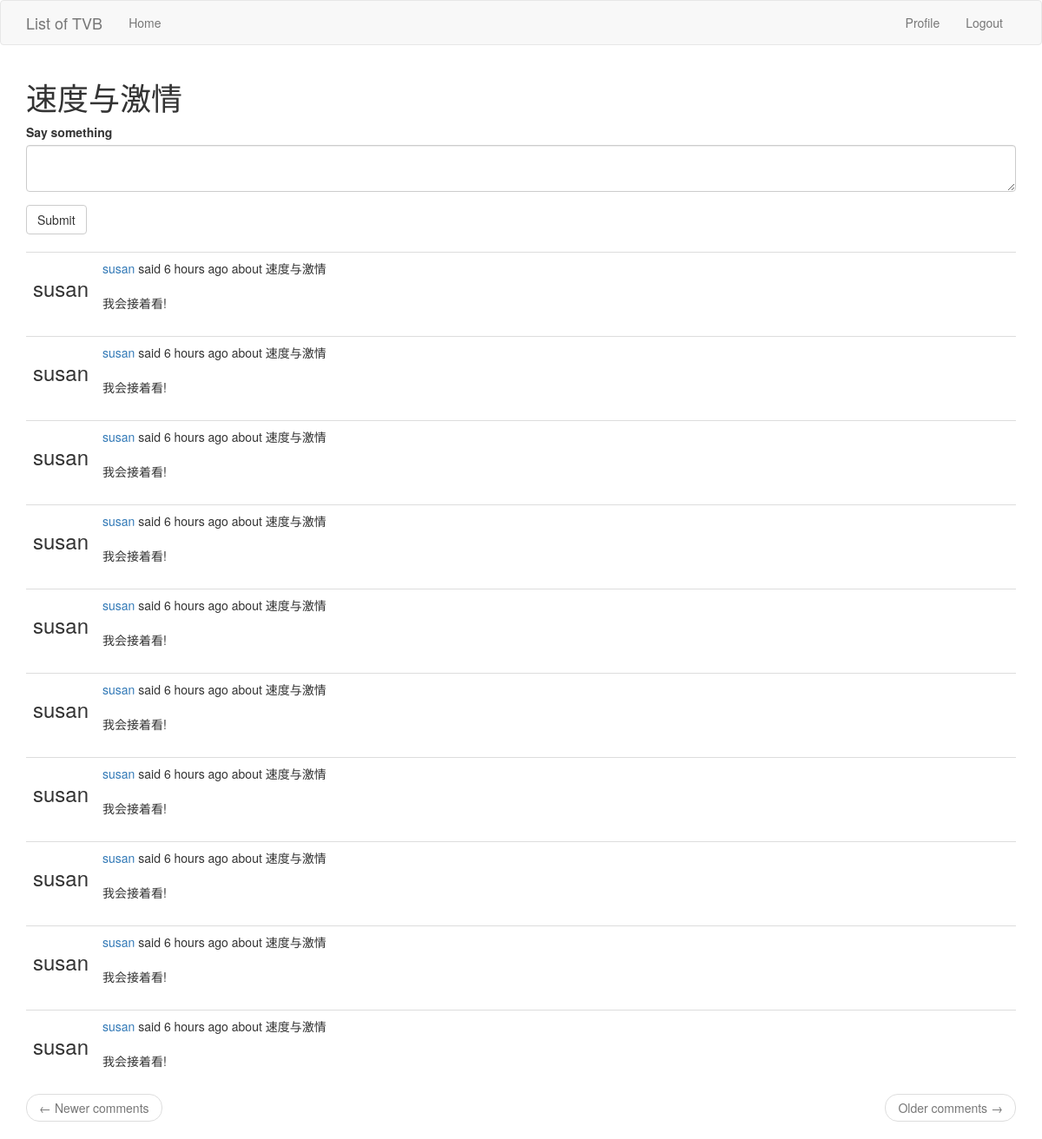
Page /show/2/速度与激情 (signed in) on the committed database.
### app/models.py (models this page shows, shortened)
class Show(db.Model):
    __tablename__ ='show'
    id = db.Column(db.Integer, primary_key=True)
    name = db.Column(db.String(140),unique=True)#show name
    img = db.Column(db.String(140)) #show img url
    timestamp = db.Column(db.DateTime, index=True, default=datetime.utcnow)#time for creating
    info_id = db.relationship('Show_info',backref='show',lazy='dynamic')# the show info of this
    comment_id = db.relationship('Show_info_comment',backref='which_show',lazy='dynamic')# the show info of this

class User(UserMixin, db.Model):
    id = db.Column(db.Integer, primary_key=True)
    username = db.Column(db.String(64), index=True, unique=True)
    email = db.Column(db.String(120), index=True, unique=True)
    password_hash = db.Column(db.String(128))
    posts = db.relationship('Post', backref='author', lazy='dynamic')
    comment = db.relationship('Show_info_comment', backref='comment_author'
                                                           '', lazy='dynamic')
    about_me = db.Column(db.String(140))
    last_seen = db.Column(db.DateTime, default=datetime.utcnow)
    followed = db.relationship(
        'User', secondary=followers,
        primaryjoin=(followers.c.follower_id == id),
        secondaryjoin=(followers.c.followed_id == id),
        backref=db.backref('followers', lazy='dynamic'), lazy='dynamic')

class Show_info_comment(db.Model):
    __tablename__= 'Show_info_comment'
    id = db.Column(db.Integer, primary_key=True)
    show_id = db.Column(db.Integer, db.ForeignKey('show.id'))#评论所属节目
    user_id = db.Column(db.Integer, db.ForeignKey('user.id'))#评论所属人员
    timestamp = db.Column(db.DateTime, index=True, default=datetime.utcnow)#评论时间戳
    text = db.Column(db.Text())

### app/routes.py (the view)
@app.route('/show/<show_id>/<show_name>',methods=['post','get'])
@login_required
def show(show_id,show_name):
    form = CommentForm()
    if form.validate_on_submit():
        comment = Show_info_comment(text=form.comment.data,show_id=show_id,user_id=current_user.id)
        db.session.add(comment)
        db.session.commit()
    result = db.session.query(Show).filter_by(id=show_id).one().comment_id.order_by(Show_info_comment.timestamp.desc()).all()
    ret=[]
    for e in result:
        user = db.session.query(User).filter_by(id=e.user_id).all()[0]
        ret.append({'username':user.username,'comment':e.text,'timestamp':e.timestamp})
    return  render_template('show_comment.html.j2',coms =ret,showname=show_name,form=form)

### app/forms.py
class CommentForm(FlaskForm):
    comment = TextAreaField(_l('Say something'), validators=[DataRequired()])
    submit = SubmitField(_l('Submit'))

### app/models.py (called while the page is built)
@login.user_loader
def load_user(id):
    return User.query.get(int(id))

### app/routes.py (called while the page is built)
@app.before_request
def before_request():
    if current_user.is_authenticated:
        current_user.last_seen = datetime.utcnow()
        db.session.commit()
    g.locale = str(get_locale())

### app/templates/show_comment.html.j2
{% extends "base.html.j2" %}
{% import 'bootstrap/wtf.html' as wtf %}
{% block app_content %}
    <h1>{{ _('%(showname)s', showname=showname) }}</h1>
    {% if form %}
        {{ wtf.quick_form(form) }}
        <br/>
    {% endif %}
    {% for com in coms %}
        {% include "_comment.html_.j2" %}
    {% endfor %}
    <nav aria-label="...">
        <ul class="pager">
            <li class="previous{% if not prev_url %} disabled{% endif %}">
                <a href="{{ prev_url or '#' }}">
                    <span aria-hidden="true">&larr;</span> {{ _('Newer comments') }}
                </a>
            </li>
            <li class="next{% if not next_url %} disabled{% endif %}">
                <a href="{{ next_url or '#' }}">
                    {{ _('Older comments') }} <span aria-hidden="true">&rarr;</span>
                </a>
            </li>
        </ul>
    </nav>
{% endblock %}

### app/templates/_comment.html_.j2 (shortened to what this page needs)
<table class="table table-hover">
    <tr>
        <td width="70px">
            <h3>{{com.username}}</h3>
        </td>
        <td>
        {{ _('%(username)s said %(when)s',
        username=user_link, when=moment(com.timestamp).fromNow()) }}
        {% if showname %}
               {{ _(' about %(showname)s',showname=showname) }}
                <br/>
        {% endif %}
        <br/>
        {{ com.comment }}
    </td>
</tr>
</table>

### rows in the picture
User: username "susan" "susan" "susan" "susan" "susan" "susan" "susan" "susan" "susan" "susan"
Show_info_comment: comment "我会接着看!"
Show_info_comment: comment "我会接着看!"
Show_info_comment: comment "我会接着看!"
Show_info_comment: comment "我会接着看!"
Show_info_comment: comment "我会接着看!"
Show_info_comment: comment "我会接着看!"
Show_info_comment: comment "我会接着看!"
Show_info_comment: comment "我会接着看!"
Show_info_comment: comment "我会接着看!"
Show_info_comment: comment "我会接着看!"
